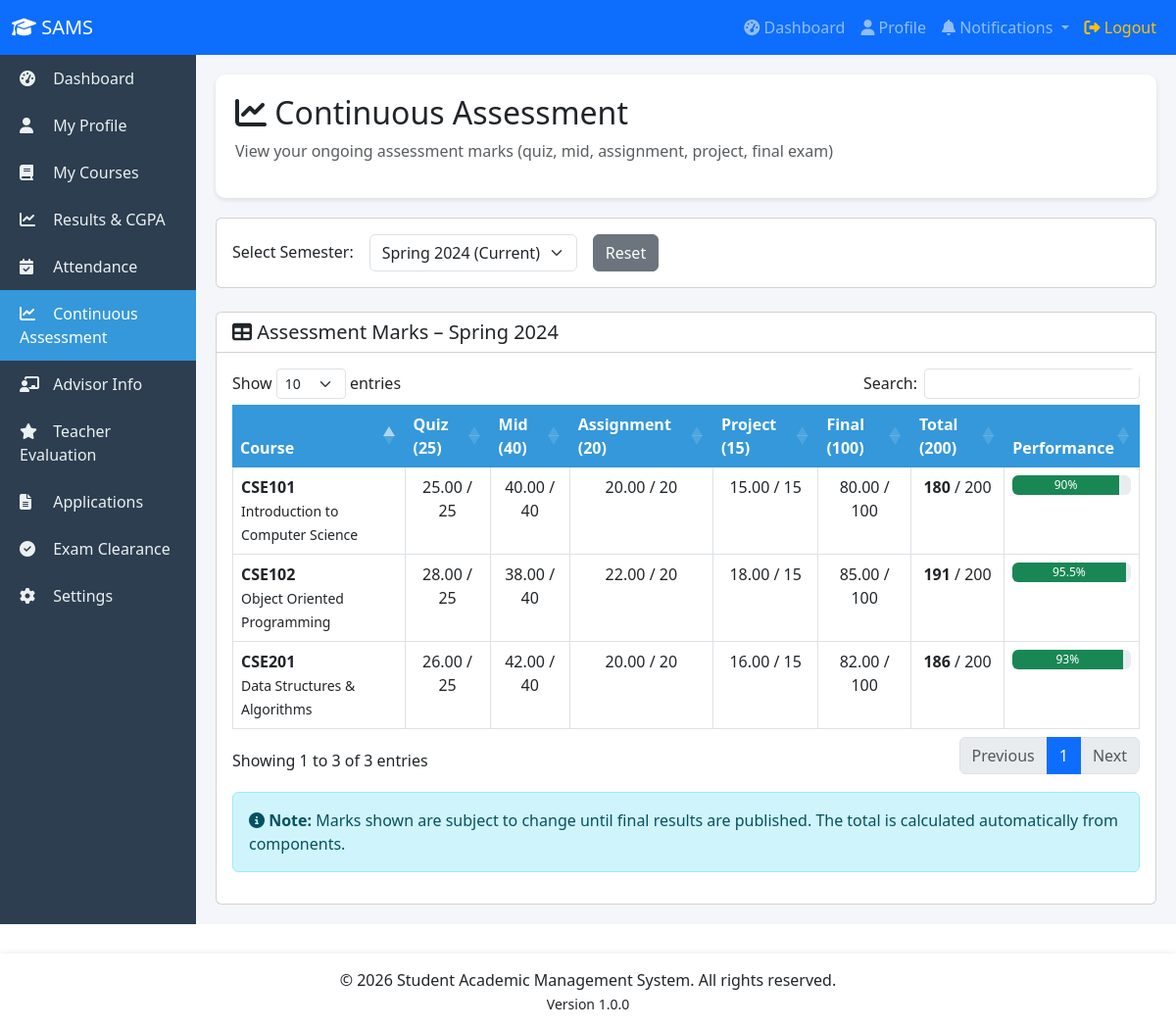
The page /student/continuous_assessment.php (signed in) on the database its author committed.
### tables this page shows
CREATE TABLE semester (
    semester_id INT AUTO_INCREMENT PRIMARY KEY,
    name VARCHAR(10) NOT NULL,
    year INT NOT NULL,
    is_current BOOLEAN DEFAULT FALSE,
    start_date DATE,
    end_date DATE,
    created_at TIMESTAMP DEFAULT CURRENT_TIMESTAMP,
    UNIQUE KEY unique_semester (name, year)
);

CREATE TABLE continuous_assessment (
    assessment_id INT AUTO_INCREMENT PRIMARY KEY,
    student_id INT NOT NULL,
    course_id INT NOT NULL,
    semester_id INT NOT NULL,
    quiz DECIMAL(5,2) DEFAULT 0,
    mid DECIMAL(5,2) DEFAULT 0,
    assignment DECIMAL(5,2) DEFAULT 0,
    project DECIMAL(5,2) DEFAULT 0,
    final_exam DECIMAL(5,2) DEFAULT 0,
    total DECIMAL(5,2) GENERATED ALWAYS AS (
        COALESCE(quiz,0) + COALESCE(mid,0) + COALESCE(assignment,0) + 
        COALESCE(project,0) + COALESCE(final_exam,0)
    ) STORED,
    created_at TIMESTAMP DEFAULT CURRENT_TIMESTAMP,
    updated_at TIMESTAMP DEFAULT CURRENT_TIMESTAMP ON UPDATE CURRENT_TIMESTAMP,
    UNIQUE KEY unique_assessment (student_id, course_id, semester_id),
    FOREIGN KEY (student_id) REFERENCES student(student_id) ON DELETE CASCADE ON UPDATE CASCADE,
    FOREIGN KEY (course_id) REFERENCES course(course_id) ON DELETE CASCADE ON UPDATE CASCADE,
    FOREIGN KEY (semester_id) REFERENCES semester(semester_id) ON DELETE CASCADE ON UPDATE CASCADE,
    INDEX idx_assessment_student (student_id),
    INDEX idx_assessment_course (course_id)
);

CREATE TABLE course (
    course_id INT AUTO_INCREMENT PRIMARY KEY,
    course_code VARCHAR(20) UNIQUE NOT NULL,
    course_title VARCHAR(100) NOT NULL,
    credit DECIMAL(3,1) NOT NULL,
    department_id INT NOT NULL,
    is_active BOOLEAN DEFAULT TRUE,
    created_at TIMESTAMP DEFAULT CURRENT_TIMESTAMP,
    updated_at TIMESTAMP DEFAULT CURRENT_TIMESTAMP ON UPDATE CURRENT_TIMESTAMP,
    CONSTRAINT chk_credit CHECK (credit > 0),
    FOREIGN KEY (department_id) REFERENCES department(department_id) ON DELETE RESTRICT ON UPDATE CASCADE,
    INDEX idx_course_department (department_id),
    INDEX idx_course_code (course_code)
);

### config/database.php (called while the page is built, shortened)
<?php
class Database {
    private static $instance = null;
    private $pdo;
    private function __construct() {
        try {
            $this->pdo = new PDO(
                "mysql:host=" . DB_HOST . ";dbname=" . DB_NAME . ";charset=utf8mb4",
                DB_USER,
                DB_PASS,
                [
                    PDO::ATTR_ERRMODE => PDO::ERRMODE_EXCEPTION,
                    PDO::ATTR_DEFAULT_FETCH_MODE => PDO::FETCH_ASSOC,
                    PDO::ATTR_EMULATE_PREPARES => false
                ]
            );
        } catch(PDOException $e) {
            die("Database Connection Failed: " . $e->getMessage());
        }
    }
    public static function getInstance() {
        if (self::$instance === null) {
            self::$instance = new Database();
        }
        return self::$instance;
    }
    public function getConnection() {
        return $this->pdo;
    }
}
function dbQuery($sql, $params = []) {
    $db = Database::getInstance()->getConnection();
    $stmt = $db->prepare($sql);
    $stmt->execute($params);
    return $stmt;
}
function dbGetRow($sql, $params = []) {
    $stmt = dbQuery($sql, $params);
    return $stmt->fetch();
}
function dbGetAll($sql, $params = []) {
    $stmt = dbQuery($sql, $params);
    return $stmt->fetchAll();
}
?>

### includes/functions.php (called while the page is built, shortened)
<?php
function getSemesterName($sem_id) {
    $r = dbGetRow("SELECT name, year FROM semester WHERE semester_id = ?", [$sem_id]);
    return $r ? $r['name'] . ' ' . $r['year'] : 'N/A';
}
function getCurrentSemester() {
    return dbGetRow("SELECT semester_id, name, year FROM semester WHERE is_current = 1 LIMIT 1");
}
?>

### student/continuous_assessment.php (the view, shortened to what this page needs)
<?php
$student_id = $_SESSION['user_id'];
$semesters = dbGetAll("SELECT semester_id, name, year FROM semester ORDER BY year DESC, semester_id DESC");
$current_semester = getCurrentSemester();
$current_semester_id = $current_semester ? $current_semester['semester_id'] : null;
$selected_semester = isset($_GET['semester_id']) ? intval($_GET['semester_id']) : $current_semester_id;
$assessments = [];
if ($selected_semester) {
    $assessments = dbGetAll("
        SELECT ca.*, c.course_code, c.course_title, c.credit
        FROM continuous_assessment ca
        JOIN course c ON ca.course_id = c.course_id
        WHERE ca.student_id = ? AND ca.semester_id = ?
        ORDER BY c.course_code
    ", [$student_id, $selected_semester]);
}
$semester_info = $selected_semester ? getSemesterName($selected_semester) : '';
?>
<?php include '../includes/header.php'; ?>
<div class="page-header">
    <h2><i class="fas fa-chart-line"></i> Continuous Assessment</h2>
    <p class="text-muted">View your ongoing assessment marks (quiz, mid, assignment, project, final exam)</p>
</div>
<div class="card mb-4">
    <div class="card-body">
        <form method="GET" action="" class="row g-3 align-items-end">
            <div class="col-auto">
                <label class="form-label">Select Semester:</label>
            </div>
            <div class="col-auto">
                <select name="semester_id" class="form-select" onchange="this.form.submit()">
                    <?php foreach ($semesters as $sem): ?>
                        <option value="<?php echo $sem['semester_id']; ?>"
                            <?php echo $selected_semester == $sem['semester_id'] ? 'selected' : ''; ?>>
                            <?php echo $sem['name'] . ' ' . $sem['year']; ?>
                        </option>
                    <?php endforeach; ?>
                </select>
            </div>
            <div class="col-auto">
                <a href="continuous_assessment.php" class="btn btn-secondary">Reset</a>
            </div>
        </form>
    </div>
</div>
<?php if (!$selected_semester): ?>
    <div class="alert alert-info">Please select a semester to view assessments.</div>
<?php elseif (empty($assessments)): ?>
    <div class="alert alert-warning">
        <i class="fas fa-info-circle"></i> No continuous assessment records found for <?php echo $semester_info; ?>.
    </div>
<?php else: ?>
    <div class="card">
        <div class="card-header bg-white">
            <h5 class="mb-0"><i class="fas fa-table"></i> Assessment Marks – <?php echo $semester_info; ?></h5>
        </div>
        <div class="card-body">
            <div class="table-responsive">
                <table class="table table-bordered datatable">
                    <thead class="table-light">
                        <tr>
                            <th>Course</th>
                            <th>Quiz (25)</th>
                            <th>Mid (40)</th>
                            <th>Assignment (20)</th>
                            <th>Project (15)</th>
                            <th>Final (100)</th>
                            <th>Total (200)</th>
                            <th>Performance</th>
                        </tr>
                    </thead>
                    <tbody>
                        <?php foreach ($assessments as $ass):
                            $total = $ass['quiz'] + $ass['mid'] + $ass['assignment'] + $ass['project'] + $ass['final_exam'];
                            $percentage = ($total / 200) * 100;
                            $badge_color = $percentage >= 80 ? 'success' : ($percentage >= 60 ? 'warning' : 'danger');
                        ?>
                        <tr>
                            <td>
                                <strong><?php echo $ass['course_code']; ?></strong><br>
                                <small><?php echo $ass['course_title']; ?></small>
                            </td>
                            <td class="text-center"><?php echo $ass['quiz']; ?> / 25</td>
                            <td class="text-center"><?php echo $ass['mid']; ?> / 40</td>
                            <td class="text-center"><?php echo $ass['assignment']; ?> / 20</td>
                            <td class="text-center"><?php echo $ass['project']; ?> / 15</td>
                            <td class="text-center"><?php echo $ass['final_exam']; ?> / 100</td>
                            <td class="text-center">
                                <strong><?php echo $total; ?></strong> / 200
                            </td>
                            <td>
                                <div class="progress" style="height: 20px;">
                                    <div class="progress-bar bg-<?php echo $badge_color; ?>"
                                         style="width: <?php echo $percentage; ?>%;">
                                        <?php echo round($percentage, 1); ?>%
                                    </div>
                                </div>
                            </td>
                        </tr>
                        <?php endforeach; ?>
                    </tbody>
                </table>
            </div>
            <div class="alert alert-info mt-3">
                <i class="fas fa-info-circle"></i>
                <strong>Note:</strong> Marks shown are subject to change until final results are published. The total is calculated automatically from components.
            </div>
        </div>
    </div>
<?php endif; ?>
<?php include '../includes/footer.php'; ?>

### assets/style.css (style rules this page uses)
.table-responsive { border-radius: 10px; overflow: hidden; }
.table thead th { background: #3498db; color: white; border: none; }

### includes/header.php (style rules this page uses)
.page-header { background: white; padding: 20px; border-radius: 10px; margin-bottom: 20px; box-shadow: 0 2px 5px rgba(0,0,0,0.1); }

### rows shown on the page
semester: semester_info "Spring 2024"
continuous_assessment: course.course_code "CSE101", course.course_title "Introduction to Computer Science", quiz "25.00", mid "40.00", assignment "20.00", project "15.00", final_exam "80.00", total "180", percentage "90"
continuous_assessment: course.course_code "CSE102", course.course_title "Object Oriented Programming", quiz "28.00", mid "38.00", assignment "22.00", project "18.00", final_exam "85.00", total "191", percentage "95.5"
continuous_assessment: course.course_code "CSE201", course.course_title "Data Structures & Algorithms", quiz "26.00", mid "42.00", assignment "20.00", project "16.00", final_exam "82.00", total "186", percentage "93"

### other values the page prints
APP_SHORT_NAME "SAMS"
APP_YEAR "2026"
APP_NAME "Student Academic Management System"
APP_VERSION "1.0.0"
form field semester_id "Spring 2024 (Current)"
